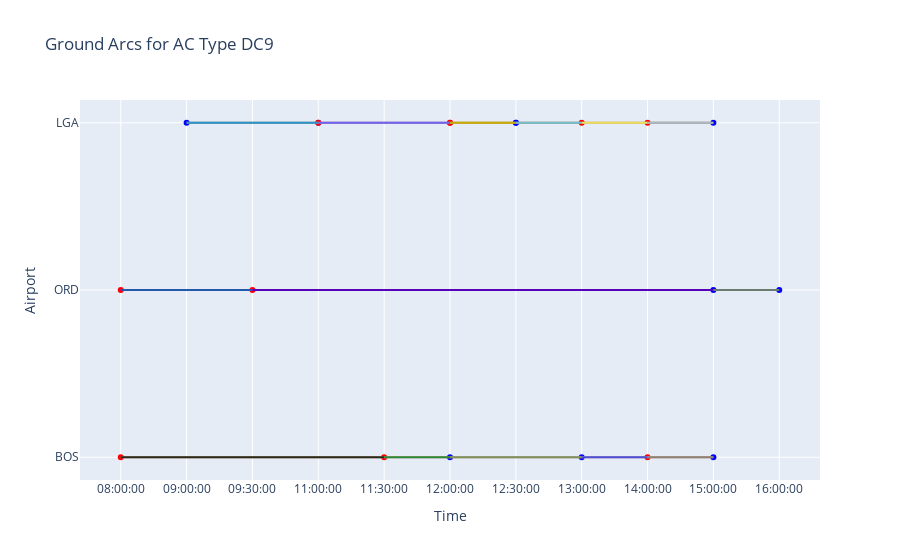
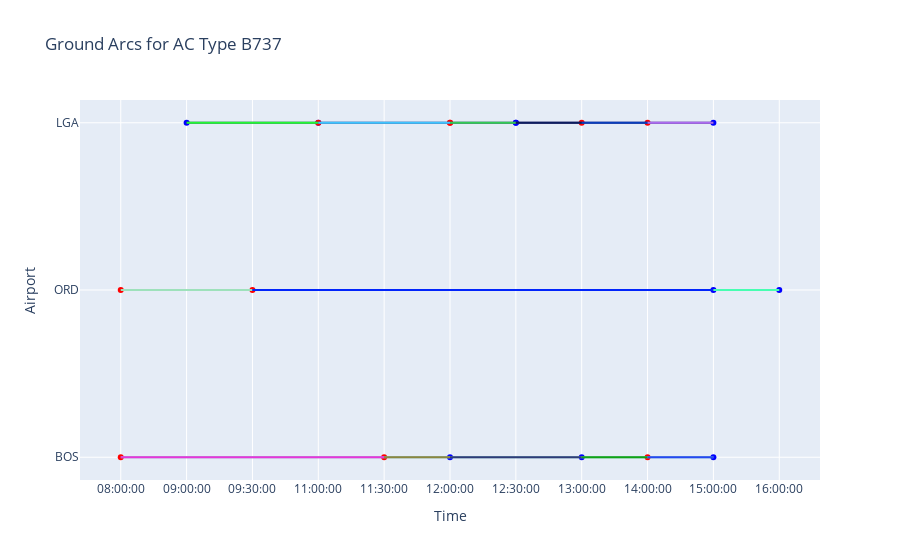
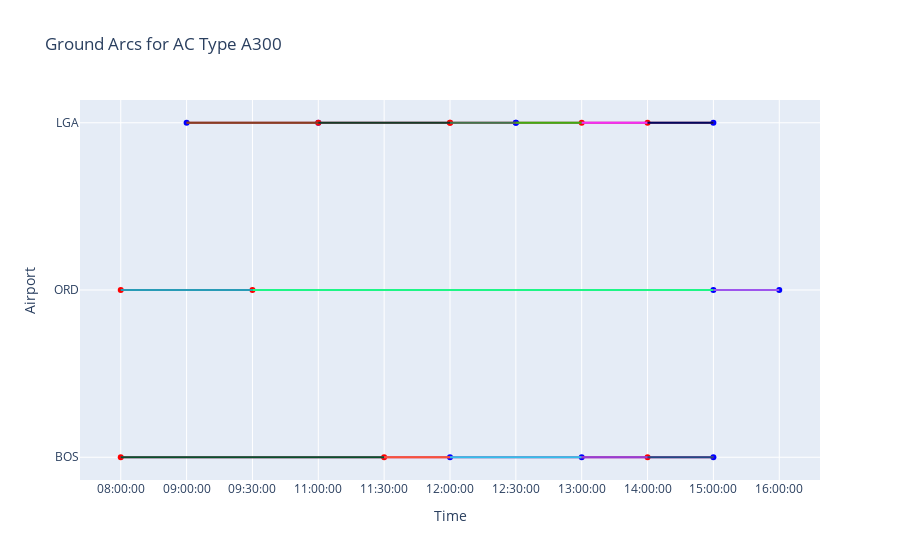

Notebook code for these charts, in order:
### Code cell
import random
import plotly.graph_objects as go

for k in ac_list:
    df = events[events['AC Type'] == k].sort_values(by=['Time'])
    fig = go.Figure()
    
    # Set marker color based on 'D_A' column
    marker_color = ['red' if d_a == 'Departure' else 'blue' for d_a in df['D_A']]
    
    # Add ground arcs
    ground_arcs_k = ground_arcs[ground_arcs['AC Type'] == k]
    for i, row in ground_arcs_k.iterrows():
        # Generate a random color
        random_color = '#' + ''.join(random.choices('0123456789ABCDEF', k=6))
        fig.add_shape(
            type="line",
            x0=row['Start Time'],
            y0=row['Airport'],
            x1=row['End Time'],
            y1=row['Airport'],
            line=dict(color=random_color, width=2)
        )
    
    fig.add_trace(go.Scatter(
        x=df['Time'], 
        y=df['Airport'], 
        mode='markers+text',
        marker=dict(color=marker_color),
        hovertemplate= '<b>Flight no.</b>: ' + df['Flight N'] + '<br>' ))
    
    
    fig.update_layout(
        title="Ground Arcs for AC Type " + k,
        xaxis_title="Time",
        yaxis_title="Airport",
    )
    fig.show()

### Figure 1 — Plotly figure (JSON) as saved in the notebook; plotly's stock layout.template omitted (floating-point values rounded to 4 significant figures)
{"data": [{"hovertemplate": ["<b>Flight no.</b>: CL331<br>", "<b>Flight no.</b>: CL551<br>", "<b>Flight no.</b>: CL331<br>", "<b>Flight no.</b>: CL552<br>", "<b>Flight no.</b>: CL551<br>", "<b>Flight no.</b>: CL301<br>", "<b>Flight no.</b>: CL332<br>", "<b>Flight no.</b>: CL501<br>", "<b>Flight no.</b>: CL302<br>", "<b>Flight no.</b>: CL301<br>", "<b>Flight no.</b>: CL332<br>", "<b>Flight no.</b>: CL552<br>", "<b>Flight no.</b>: CL502<br>", "<b>Flight no.</b>: CL302<br>", "<b>Flight no.</b>: CL333<br>", "<b>Flight no.</b>: CL303<br>", "<b>Flight no.</b>: CL501<br>", "<b>Flight no.</b>: CL333<br>", "<b>Flight no.</b>: CL303<br>", "<b>Flight no.</b>: CL502<br>"], "marker": {"color": ["red", "red", "blue", "red", "blue", "red", "red", "red", "red", "blue", "blue", "blue", "red", "blue", "red", "red", "blue", "blue", "blue", "blue"]}, "mode": "markers+text", "type": "scatter", "x": ["08:00:00", "08:00:00", "09:00:00", "09:30:00", "11:00:00", "11:00:00", "11:30:00", "12:00:00", "12:00:00", "12:00:00", "12:30:00", "12:30:00", "13:00:00", "13:00:00", "14:00:00", "14:00:00", "15:00:00", "15:00:00", "15:00:00", "16:00:00"], "y": ["BOS", "ORD", "LGA", "ORD", "LGA", "LGA", "BOS", "LGA", "LGA", "BOS", "LGA", "LGA", "LGA", "BOS", "BOS", "LGA", "ORD", "LGA", "BOS", "ORD"]}], "layout": {"shapes": [{"line": {"color": "#DF899A", "width": 2}, "type": "line", "x0": "15:00:00", "x1": "08:00:00", "y0": "BOS", "y1": "BOS"}, {"line": {"color": "#242C16", "width": 2}, "type": "line", "x0": "08:00:00", "x1": "11:30:00", "y0": "BOS", "y1": "BOS"}, {"line": {"color": "#2A8B32", "width": 2}, "type": "line", "x0": "11:30:00", "x1": "12:00:00", "y0": "BOS", "y1": "BOS"}, {"line": {"color": "#7A955B", "width": 2}, "type": "line", "x0": "12:00:00", "x1": "13:00:00", "y0": "BOS", "y1": "BOS"}, {"line": {"color": "#4752D8", "width": 2}, "type": "line", "x0": "13:00:00", "x1": "14:00:00", "y0": "BOS", "y1": "BOS"}, {"line": {"color": "#888573", "width": 2}, "type": "line", "x0": "14:00:00", "x1": "15:00:00", "y0": "BOS", "y1": "BOS"}, {"line": {"color": "#B18655", "width": 2}, "type": "line", "x0": "15:00:00", "x1": "09:00:00", "y0": "LGA", "y1": "LGA"}, {"line": {"color": "#2895D1", "width": 2}, "type": "line", "x0": "09:00:00", "x1": "11:00:00", "y0": "LGA", "y1": "LGA"}, {"line": {"color": "#6D62F9", "width": 2}, "type": "line", "x0": "11:00:00", "x1": "12:00:00", "y0": "LGA", "y1": "LGA"}, {"line": {"color": "#C7AC06", "width": 2}, "type": "line", "x0": "12:00:00", "x1": "12:30:00", "y0": "LGA", "y1": "LGA"}, {"line": {"color": "#73BDCE", "width": 2}, "type": "line", "x0": "12:30:00", "x1": "13:00:00", "y0": "LGA", "y1": "LGA"}, {"line": {"color": "#EBE062", "width": 2}, "type": "line", "x0": "13:00:00", "x1": "14:00:00", "y0": "LGA", "y1": "LGA"}, {"line": {"color": "#A7B9C6", "width": 2}, "type": "line", "x0": "14:00:00", "x1": "15:00:00", "y0": "LGA", "y1": "LGA"}, {"line": {"color": "#F303FF", "width": 2}, "type": "line", "x0": "16:00:00", "x1": "08:00:00", "y0": "ORD", "y1": "ORD"}, {"line": {"color": "#2259AA", "width": 2}, "type": "line", "x0": "08:00:00", "x1": "09:30:00", "y0": "ORD", "y1": "ORD"}, {"line": {"color": "#5501B8", "width": 2}, "type": "line", "x0": "09:30:00", "x1": "15:00:00", "y0": "ORD", "y1": "ORD"}, {"line": {"color": "#697C6F", "width": 2}, "type": "line", "x0": "15:00:00", "x1": "16:00:00", "y0": "ORD", "y1": "ORD"}], "title": {"text": "Ground Arcs for AC Type DC9"}, "xaxis": {"title": {"text": "Time"}}, "yaxis": {"title": {"text": "Airport"}}}}

### Figure 2 — Plotly figure (JSON) as saved in the notebook; plotly's stock layout.template omitted (floating-point values rounded to 4 significant figures)
{"data": [{"hovertemplate": ["<b>Flight no.</b>: CL331<br>", "<b>Flight no.</b>: CL551<br>", "<b>Flight no.</b>: CL331<br>", "<b>Flight no.</b>: CL552<br>", "<b>Flight no.</b>: CL551<br>", "<b>Flight no.</b>: CL301<br>", "<b>Flight no.</b>: CL332<br>", "<b>Flight no.</b>: CL501<br>", "<b>Flight no.</b>: CL302<br>", "<b>Flight no.</b>: CL301<br>", "<b>Flight no.</b>: CL332<br>", "<b>Flight no.</b>: CL552<br>", "<b>Flight no.</b>: CL502<br>", "<b>Flight no.</b>: CL302<br>", "<b>Flight no.</b>: CL333<br>", "<b>Flight no.</b>: CL303<br>", "<b>Flight no.</b>: CL501<br>", "<b>Flight no.</b>: CL333<br>", "<b>Flight no.</b>: CL303<br>", "<b>Flight no.</b>: CL502<br>"], "marker": {"color": ["red", "red", "blue", "red", "blue", "red", "red", "red", "red", "blue", "blue", "blue", "red", "blue", "red", "red", "blue", "blue", "blue", "blue"]}, "mode": "markers+text", "type": "scatter", "x": ["08:00:00", "08:00:00", "09:00:00", "09:30:00", "11:00:00", "11:00:00", "11:30:00", "12:00:00", "12:00:00", "12:00:00", "12:30:00", "12:30:00", "13:00:00", "13:00:00", "14:00:00", "14:00:00", "15:00:00", "15:00:00", "15:00:00", "16:00:00"], "y": ["BOS", "ORD", "LGA", "ORD", "LGA", "LGA", "BOS", "LGA", "LGA", "BOS", "LGA", "LGA", "LGA", "BOS", "BOS", "LGA", "ORD", "LGA", "BOS", "ORD"]}], "layout": {"shapes": [{"line": {"color": "#6FC9CC", "width": 2}, "type": "line", "x0": "15:00:00", "x1": "08:00:00", "y0": "BOS", "y1": "BOS"}, {"line": {"color": "#E935D9", "width": 2}, "type": "line", "x0": "08:00:00", "x1": "11:30:00", "y0": "BOS", "y1": "BOS"}, {"line": {"color": "#8D853E", "width": 2}, "type": "line", "x0": "11:30:00", "x1": "12:00:00", "y0": "BOS", "y1": "BOS"}, {"line": {"color": "#303B77", "width": 2}, "type": "line", "x0": "12:00:00", "x1": "13:00:00", "y0": "BOS", "y1": "BOS"}, {"line": {"color": "#12A213", "width": 2}, "type": "line", "x0": "13:00:00", "x1": "14:00:00", "y0": "BOS", "y1": "BOS"}, {"line": {"color": "#2747F1", "width": 2}, "type": "line", "x0": "14:00:00", "x1": "15:00:00", "y0": "BOS", "y1": "BOS"}, {"line": {"color": "#342A75", "width": 2}, "type": "line", "x0": "15:00:00", "x1": "09:00:00", "y0": "LGA", "y1": "LGA"}, {"line": {"color": "#23F833", "width": 2}, "type": "line", "x0": "09:00:00", "x1": "11:00:00", "y0": "LGA", "y1": "LGA"}, {"line": {"color": "#3EC4FF", "width": 2}, "type": "line", "x0": "11:00:00", "x1": "12:00:00", "y0": "LGA", "y1": "LGA"}, {"line": {"color": "#33CC55", "width": 2}, "type": "line", "x0": "12:00:00", "x1": "12:30:00", "y0": "LGA", "y1": "LGA"}, {"line": {"color": "#0C1D5E", "width": 2}, "type": "line", "x0": "12:30:00", "x1": "13:00:00", "y0": "LGA", "y1": "LGA"}, {"line": {"color": "#083EBB", "width": 2}, "type": "line", "x0": "13:00:00", "x1": "14:00:00", "y0": "LGA", "y1": "LGA"}, {"line": {"color": "#AD6BF0", "width": 2}, "type": "line", "x0": "14:00:00", "x1": "15:00:00", "y0": "LGA", "y1": "LGA"}, {"line": {"color": "#7F395F", "width": 2}, "type": "line", "x0": "16:00:00", "x1": "08:00:00", "y0": "ORD", "y1": "ORD"}, {"line": {"color": "#9EE1BB", "width": 2}, "type": "line", "x0": "08:00:00", "x1": "09:30:00", "y0": "ORD", "y1": "ORD"}, {"line": {"color": "#0124FB", "width": 2}, "type": "line", "x0": "09:30:00", "x1": "15:00:00", "y0": "ORD", "y1": "ORD"}, {"line": {"color": "#48FEB2", "width": 2}, "type": "line", "x0": "15:00:00", "x1": "16:00:00", "y0": "ORD", "y1": "ORD"}], "title": {"text": "Ground Arcs for AC Type B737"}, "xaxis": {"title": {"text": "Time"}}, "yaxis": {"title": {"text": "Airport"}}}}

### Figure 3 — Plotly figure (JSON) as saved in the notebook; plotly's stock layout.template omitted (floating-point values rounded to 4 significant figures)
{"data": [{"hovertemplate": ["<b>Flight no.</b>: CL331<br>", "<b>Flight no.</b>: CL551<br>", "<b>Flight no.</b>: CL331<br>", "<b>Flight no.</b>: CL552<br>", "<b>Flight no.</b>: CL551<br>", "<b>Flight no.</b>: CL301<br>", "<b>Flight no.</b>: CL332<br>", "<b>Flight no.</b>: CL501<br>", "<b>Flight no.</b>: CL302<br>", "<b>Flight no.</b>: CL301<br>", "<b>Flight no.</b>: CL332<br>", "<b>Flight no.</b>: CL552<br>", "<b>Flight no.</b>: CL502<br>", "<b>Flight no.</b>: CL302<br>", "<b>Flight no.</b>: CL333<br>", "<b>Flight no.</b>: CL303<br>", "<b>Flight no.</b>: CL501<br>", "<b>Flight no.</b>: CL333<br>", "<b>Flight no.</b>: CL303<br>", "<b>Flight no.</b>: CL502<br>"], "marker": {"color": ["red", "red", "blue", "red", "blue", "red", "red", "red", "red", "blue", "blue", "blue", "red", "blue", "red", "red", "blue", "blue", "blue", "blue"]}, "mode": "markers+text", "type": "scatter", "x": ["08:00:00", "08:00:00", "09:00:00", "09:30:00", "11:00:00", "11:00:00", "11:30:00", "12:00:00", "12:00:00", "12:00:00", "12:30:00", "12:30:00", "13:00:00", "13:00:00", "14:00:00", "14:00:00", "15:00:00", "15:00:00", "15:00:00", "16:00:00"], "y": ["BOS", "ORD", "LGA", "ORD", "LGA", "LGA", "BOS", "LGA", "LGA", "BOS", "LGA", "LGA", "LGA", "BOS", "BOS", "LGA", "ORD", "LGA", "BOS", "ORD"]}], "layout": {"shapes": [{"line": {"color": "#CE2896", "width": 2}, "type": "line", "x0": "15:00:00", "x1": "08:00:00", "y0": "BOS", "y1": "BOS"}, {"line": {"color": "#08532B", "width": 2}, "type": "line", "x0": "08:00:00", "x1": "11:30:00", "y0": "BOS", "y1": "BOS"}, {"line": {"color": "#F85536", "width": 2}, "type": "line", "x0": "11:30:00", "x1": "12:00:00", "y0": "BOS", "y1": "BOS"}, {"line": {"color": "#31C1EB", "width": 2}, "type": "line", "x0": "12:00:00", "x1": "13:00:00", "y0": "BOS", "y1": "BOS"}, {"line": {"color": "#953ED3", "width": 2}, "type": "line", "x0": "13:00:00", "x1": "14:00:00", "y0": "BOS", "y1": "BOS"}, {"line": {"color": "#214B85", "width": 2}, "type": "line", "x0": "14:00:00", "x1": "15:00:00", "y0": "BOS", "y1": "BOS"}, {"line": {"color": "#B13861", "width": 2}, "type": "line", "x0": "15:00:00", "x1": "09:00:00", "y0": "LGA", "y1": "LGA"}, {"line": {"color": "#873E20", "width": 2}, "type": "line", "x0": "09:00:00", "x1": "11:00:00", "y0": "LGA", "y1": "LGA"}, {"line": {"color": "#153B27", "width": 2}, "type": "line", "x0": "11:00:00", "x1": "12:00:00", "y0": "LGA", "y1": "LGA"}, {"line": {"color": "#40754B", "width": 2}, "type": "line", "x0": "12:00:00", "x1": "12:30:00", "y0": "LGA", "y1": "LGA"}, {"line": {"color": "#41AC0F", "width": 2}, "type": "line", "x0": "12:30:00", "x1": "13:00:00", "y0": "LGA", "y1": "LGA"}, {"line": {"color": "#F72DF6", "width": 2}, "type": "line", "x0": "13:00:00", "x1": "14:00:00", "y0": "LGA", "y1": "LGA"}, {"line": {"color": "#00085E", "width": 2}, "type": "line", "x0": "14:00:00", "x1": "15:00:00", "y0": "LGA", "y1": "LGA"}, {"line": {"color": "#068C4E", "width": 2}, "type": "line", "x0": "16:00:00", "x1": "08:00:00", "y0": "ORD", "y1": "ORD"}, {"line": {"color": "#289BB6", "width": 2}, "type": "line", "x0": "08:00:00", "x1": "09:30:00", "y0": "ORD", "y1": "ORD"}, {"line": {"color": "#1EF586", "width": 2}, "type": "line", "x0": "09:30:00", "x1": "15:00:00", "y0": "ORD", "y1": "ORD"}, {"line": {"color": "#9E55ED", "width": 2}, "type": "line", "x0": "15:00:00", "x1": "16:00:00", "y0": "ORD", "y1": "ORD"}], "title": {"text": "Ground Arcs for AC Type A300"}, "xaxis": {"title": {"text": "Time"}}, "yaxis": {"title": {"text": "Airport"}}}}
